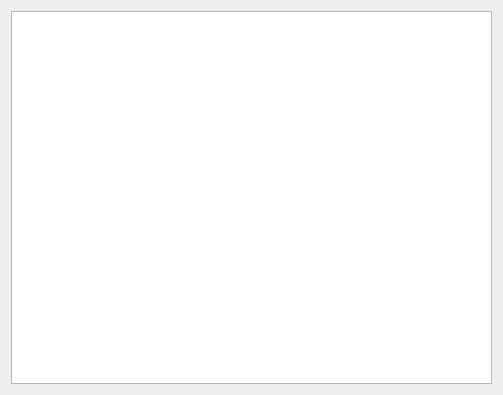
<?xml version="1.0" encoding="UTF-8"?>
<ui version="4.0">
 <class>CrashDbgForm</class>
 <widget class="QWidget" name="CrashDbgForm">
  <property name="geometry">
   <rect>
    <x>0</x>
    <y>0</y>
    <width>503</width>
    <height>395</height>
   </rect>
  </property>
  <property name="windowTitle">
   <string>Form</string>
  </property>
  <layout class="QVBoxLayout" name="verticalLayout">
   <item>
    <widget class="QTreeView" name="treeView"/>
   </item>
  </layout>
 </widget>
 <resources/>
 <connections/>
</ui>
